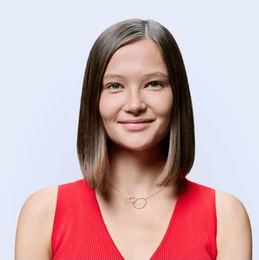
#> input picture gliss_mirror_app/assets/hair_reference.png, 259 x 260 px
$ python -i analyzer.py   (imports and definitions only)   (older library calls are emulated)
#> lines starting #> are read from the running program, lines starting #| are printed output that depends on the picture
#> further down, picture is the input picture: PIL image 259x260 RGBA; mean R, G, B, A 202.9, 171.3, 175.6, 255
import cv2
import numpy as np
from PIL import Image
import pandas as pd
import os
from functools import lru_cache
from typing import Dict, Optional

# --------------------------------------------------------------------
# CONFIG
# --------------------------------------------------------------------
DATASET_PATH = "Hackathon_dataset.xlsx"


# --------------------------------------------------------------------
# DATA LOADING
# --------------------------------------------------------------------
@lru_cache(maxsize=1)
def load_dataset() -> Optional[pd.DataFrame]:
    """
    Load the Gliss product dataset once and cache it in memory.
    """
    if not os.path.exists(DATASET_PATH):
        print(f"⚠️ Dataset not found at {DATASET_PATH}")
        return None

    try:
        df = pd.read_excel(DATASET_PATH)
        df.columns = df.columns.str.strip()
        print(f"✓ Loaded {len(df)} Gliss products from dataset")
        return df
    except Exception as e:
        print(f"⚠️ Could not load dataset: {e}")
        return None


# --------------------------------------------------------------------
# MAIN ANALYSIS FUNCTION
# --------------------------------------------------------------------
def analyze_hair_balanced(image: Image.Image) -> Dict:
    """
    Perform advanced hair damage analysis and recommend Gliss products.
    Framework-agnostic: no Streamlit dependencies.
    """
    img = np.array(image.convert("RGB"))
    gray = cv2.cvtColor(img, cv2.COLOR_RGB2GRAY)
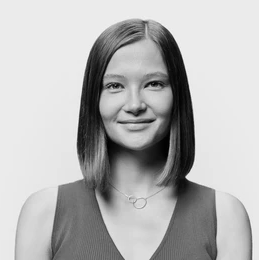
#> gray: shape (260, 259); min 0, max 247, mean 181.2
    hsv = cv2.cvtColor(img, cv2.COLOR_RGB2HSV)
#> hsv: shape (260, 259, 3); mean H, S, V 80.3, 71.6, 212.9

    # --- Normalize lighting ---
    clahe = cv2.createCLAHE(clipLimit=2.0, tileGridSize=(8, 8))
    norm_gray = clahe.apply(gray)
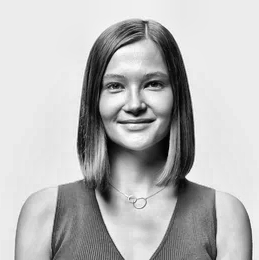
#> norm_gray: shape (260, 259); min 0, max 253, mean 185.6

    # --- Core features ---
    sobelx = cv2.Sobel(norm_gray, cv2.CV_64F, 1, 0, ksize=3)
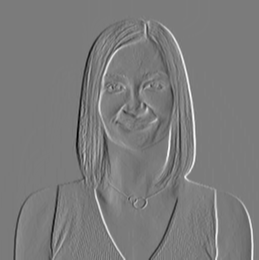
#> sobelx: shape (260, 259) float64; min -831, max 878, mean 0; drawn with min black and max white
    sobely = cv2.Sobel(norm_gray, cv2.CV_64F, 0, 1, ksize=3)
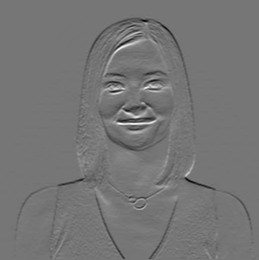
#> sobely: shape (260, 259) float64; min -708, max 822, mean -2.7; drawn with min black and max white
    edge_magnitude = np.sqrt(sobelx**2 + sobely**2)
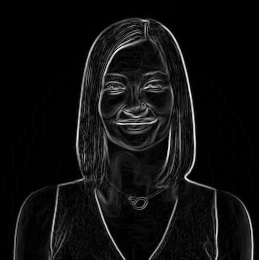
#> edge_magnitude: shape (260, 259) float64; min 0, max 889.4, mean 54.6; drawn with min black and max white
    texture_score = np.var(edge_magnitude) / 15000
#> texture_score = 0.762
    edge_density = np.mean(edge_magnitude > 50) * 100
#> edge_density = 28.06

    brightness = np.mean(norm_gray) / 255.0
#> brightness = 0.728
    saturation_std = np.std(hsv[:, :, 1]) / 128.0
#> saturation_std = 0.56
    highlight_ratio = np.mean(norm_gray > 200)
#> highlight_ratio = 0.633
    color_diff = np.std(hsv[:, :, 2]) / 128.0
#> color_diff = 0.505

    # --- Calculate raw score ---
    raw_score = (
        0.3 * texture_score +
        0.2 * (1 - brightness) +
        0.15 * saturation_std +
        0.1 * color_diff -
        0.25 * highlight_ratio
    ) * 10
#> raw_score = 2.59
    score = np.clip(raw_score, 0, 10)
#> score = 2.59

    # --- Adaptive normalization ---
    if brightness < 0.4:
        score *= 0.9
    elif brightness > 0.75:
        score *= 1.1
    score = np.clip(score, 0, 10)

    # --- Determine texture ---
    if edge_density > 15:
        detected_texture = "Coarse"
    elif edge_density < 8:
        detected_texture = "Fine"
    else:
        detected_texture = "Medium"

    # --- Classification ---
    if score < 3.5:
        level, care_level = "Healthy", "Gentle"
        hair_type, primary_concern = "Normal & Fine", "Moisture"
        msg = "Smooth surface and consistent tone — minimal damage detected."
    elif score < 6.5:
        level, care_level = "Moderate Damage", "Medium"
        hair_type, primary_concern = "Dry, Damaged", "Nourishment"
        msg = "Some uneven shine and slight dryness detected — mild repair suggested."
    else:
        level, care_level = "Severe Damage", "Deep Care"
        hair_type, primary_concern = "Heavily Damaged & Dry", "Breakage"
        msg = "High texture variation and dull tone — deep treatment recommended."

    # --- Product Matching ---
    df = load_dataset()
    confidence = 90
    recommended_product, key_ingredients, benefit = None, None, None

    if df is not None:
        try:
            care_level_map = {"Gentle": 1, "Medium": 2, "Deep Care": 3}
            target_code = care_level_map.get(care_level, 2)

            matched = df[df['Care Level Code'] == target_code]
            texture_matched = matched[matched['Hair Texture'] == detected_texture]
            if texture_matched.empty:
                texture_matched = matched

            shampoo = texture_matched[texture_matched['Product Type'] == 'Shampoo']
            if not shampoo.empty:
                row = shampoo.iloc[0]
                recommended_product = row['Product']
                key_ingredients = row['Key Ingredients']
                benefit = row['Benefit from Ingredient']
                confidence = 95
        except Exception as e:
            print(f"⚠️ Product matching error: {e}")

    # --- Default fallback ---
    if recommended_product is None:
        if score < 3:
            recommended_product = "Aqua Revive"
            key_ingredients = "Marine Algae, Hyaluron Complex"
            benefit = "Seals Moisture"
        elif score < 7:
            recommended_product = "Oil Nutritive"
            key_ingredients = "Marula Oil, Omega 9"
            benefit = "Controls Water Loss"
        else:
            recommended_product = "Ultimate Repair"
            key_ingredients = "Black Pearl, Liquid Keratin"
            benefit = "Repairing Damage"

    return {
        "damage_score": round(float(score), 1),  # ✅ Flutter-friendly key name
        "level": level,
        "confidence": confidence,
        "edge_density": round(float(edge_density), 2),
        "texture_score": round(float(texture_score), 3),
        "brightness": round(float(brightness), 3),
        "saturation_std": round(float(saturation_std), 3),
        "highlight_ratio": round(float(highlight_ratio), 3),
        "color_std": round(float(color_diff), 3),
        "message": msg,
        "detected_texture": detected_texture,
        "recommended_product": recommended_product,
        "key_ingredients": key_ingredients,
        "benefit": benefit,
        "hair_type": hair_type,
        "primary_concern": primary_concern,
        "care_level": care_level
    }


# --------------------------------------------------------------------
# PRODUCT DETAILS FUNCTIONS
# --------------------------------------------------------------------
def get_product_details(product_name: str) -> Optional[Dict]:
    """Return shampoo/conditioner details for a product name."""
    df = load_dataset()
    if df is None or not product_name:
        return None

    products = df[df['Product'] == product_name]
    if products.empty:
        return None

    return {
        "shampoo": products[products['Product Type'] == 'Shampoo'].to_dict('records'),
        "conditioner": products[products['Product Type'] == 'Conditioner'].to_dict('records')
    }


def get_all_products() -> Optional[pd.DataFrame]:
    """Return the complete Gliss product dataset."""
    return load_dataset()

>>> from PIL import Image
>>> picture = Image.open('gliss_mirror_app/assets/hair_reference.png')
>>> result = analyze_hair_balanced(picture)
#> result = 17 items
